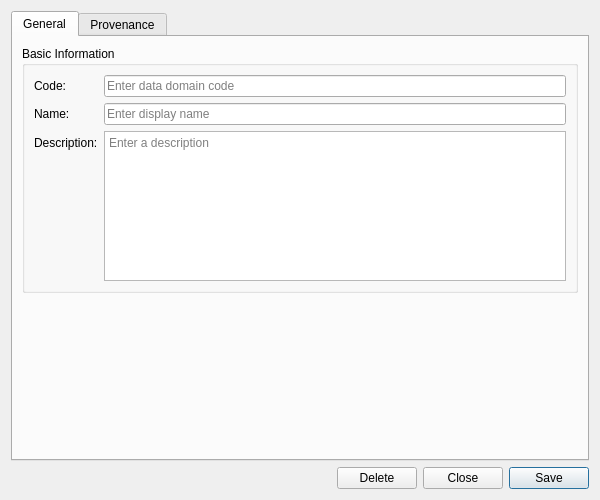
<?xml version="1.0" encoding="UTF-8"?>
<ui version="4.0">
 <class>DataDomainDetailDialog</class>
 <widget class="QWidget" name="DataDomainDetailDialog">
  <property name="geometry">
   <rect>
    <x>0</x>
    <y>0</y>
    <width>600</width>
    <height>500</height>
   </rect>
  </property>
  <property name="sizePolicy">
   <sizepolicy hsizetype="Preferred" vsizetype="Preferred">
    <horstretch>0</horstretch>
    <verstretch>0</verstretch>
   </sizepolicy>
  </property>
  <property name="minimumSize">
   <size>
    <width>600</width>
    <height>500</height>
   </size>
  </property>
  <property name="windowTitle">
   <string>Data Domain Details</string>
  </property>
  <layout class="QVBoxLayout" name="verticalLayout">
   <item>
    <widget class="QTabWidget" name="tabWidget">
     <property name="currentIndex"><number>0</number></property>
     <widget class="QWidget" name="generalTab">
      <attribute name="title"><string>General</string></attribute>
      <layout class="QVBoxLayout" name="generalLayout">
       <item>
        <widget class="QGroupBox" name="basicInfoGroup">
         <property name="title">
          <string>Basic Information</string>
         </property>
         <layout class="QFormLayout" name="formLayout">
          <item row="0" column="0">
           <widget class="QLabel" name="labelCode">
            <property name="text">
             <string>Code:</string>
            </property>
           </widget>
          </item>
          <item row="0" column="1">
           <widget class="QLineEdit" name="codeEdit">
            <property name="placeholderText">
             <string>Enter data domain code</string>
            </property>
            <property name="readOnly">
             <bool>true</bool>
            </property>
           </widget>
          </item>
          <item row="1" column="0">
           <widget class="QLabel" name="labelName">
            <property name="text">
             <string>Name:</string>
            </property>
           </widget>
          </item>
          <item row="1" column="1">
           <widget class="QLineEdit" name="nameEdit">
            <property name="placeholderText">
             <string>Enter display name</string>
            </property>
           </widget>
          </item>
          <item row="2" column="0">
           <widget class="QLabel" name="labelDescription">
            <property name="text">
             <string>Description:</string>
            </property>
           </widget>
          </item>
          <item row="2" column="1">
           <widget class="QPlainTextEdit" name="descriptionEdit">
            <property name="minimumSize">
             <size>
              <width>0</width>
              <height>80</height>
             </size>
            </property>
            <property name="maximumSize">
             <size>
              <width>16777215</width>
              <height>150</height>
             </size>
            </property>
            <property name="placeholderText">
             <string>Enter a description</string>
            </property>
           </widget>
          </item>
         </layout>
        </widget>
       </item>
       <item>
        <spacer name="verticalSpacer">
         <property name="orientation">
          <enum>Qt::Vertical</enum>
         </property>
         <property name="sizeHint" stdset="0">
          <size>
           <width>20</width>
           <height>40</height>
          </size>
         </property>
        </spacer>
       </item>
      </layout>
     </widget>
     <widget class="QWidget" name="provenanceTab">
      <attribute name="title"><string>Provenance</string></attribute>
      <layout class="QVBoxLayout" name="provenanceTabLayout">
       <item>
        <widget class="ores::qt::ProvenanceWidget" name="provenanceWidget" native="true"/>
       </item>
      </layout>
     </widget>
    </widget>
   </item>
   <item>
    <layout class="QHBoxLayout" name="buttonLayout">
     <item>
      <spacer name="horizontalSpacer">
       <property name="orientation">
        <enum>Qt::Horizontal</enum>
       </property>
       <property name="sizeHint" stdset="0">
        <size>
         <width>40</width>
         <height>20</height>
        </size>
       </property>
      </spacer>
     </item>
     <item>
      <widget class="QPushButton" name="deleteButton">
       <property name="text">
        <string>Delete</string>
       </property>
      </widget>
     </item>
     <item>
      <widget class="QPushButton" name="closeButton">
       <property name="text">
        <string>Close</string>
       </property>
      </widget>
     </item>
     <item>
      <widget class="QPushButton" name="saveButton">
       <property name="text">
        <string>Save</string>
       </property>
       <property name="default">
        <bool>true</bool>
       </property>
      </widget>
     </item>
    </layout>
   </item>
  </layout>
 </widget>
 <customwidgets>
  <customwidget>
   <class>ores::qt::ProvenanceWidget</class>
   <extends>QWidget</extends>
   <header>ores.qt/ProvenanceWidget.hpp</header>
  </customwidget>
 </customwidgets>
 <resources/>
 <connections/>
</ui>
